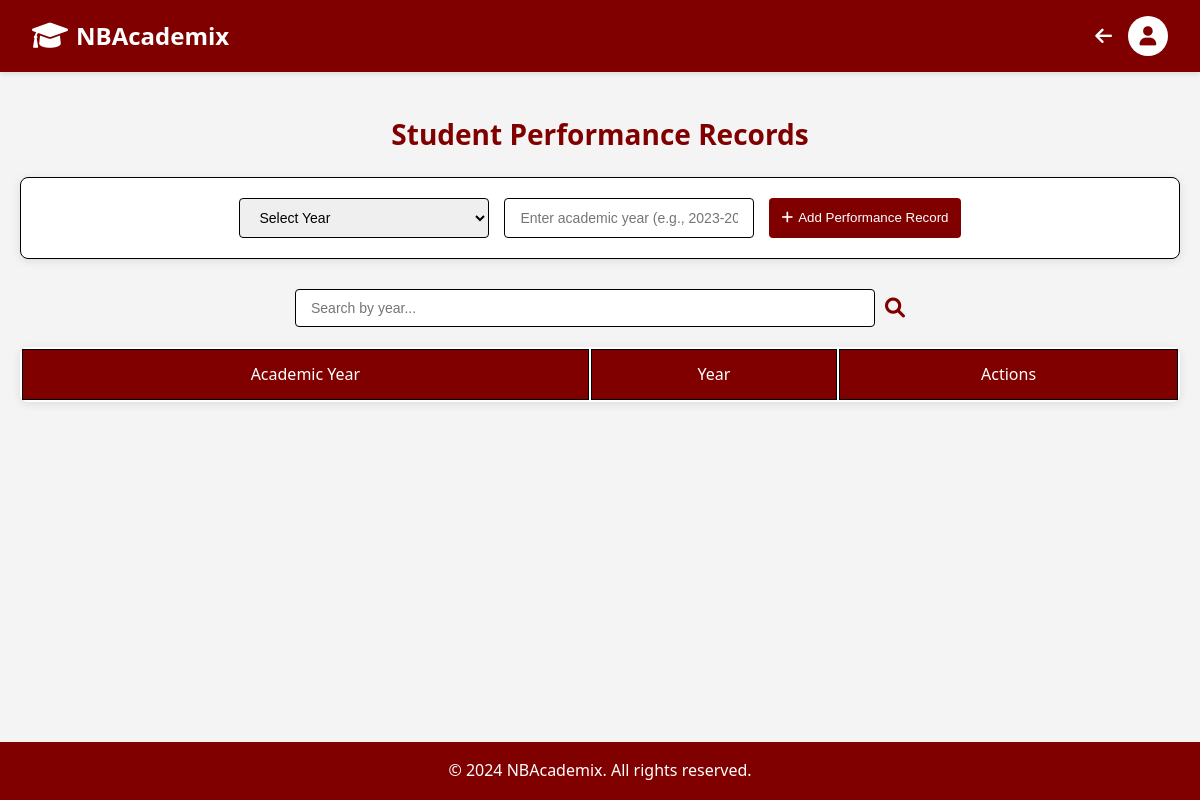
Before: /student-performance/ (signed in) with the older database file.
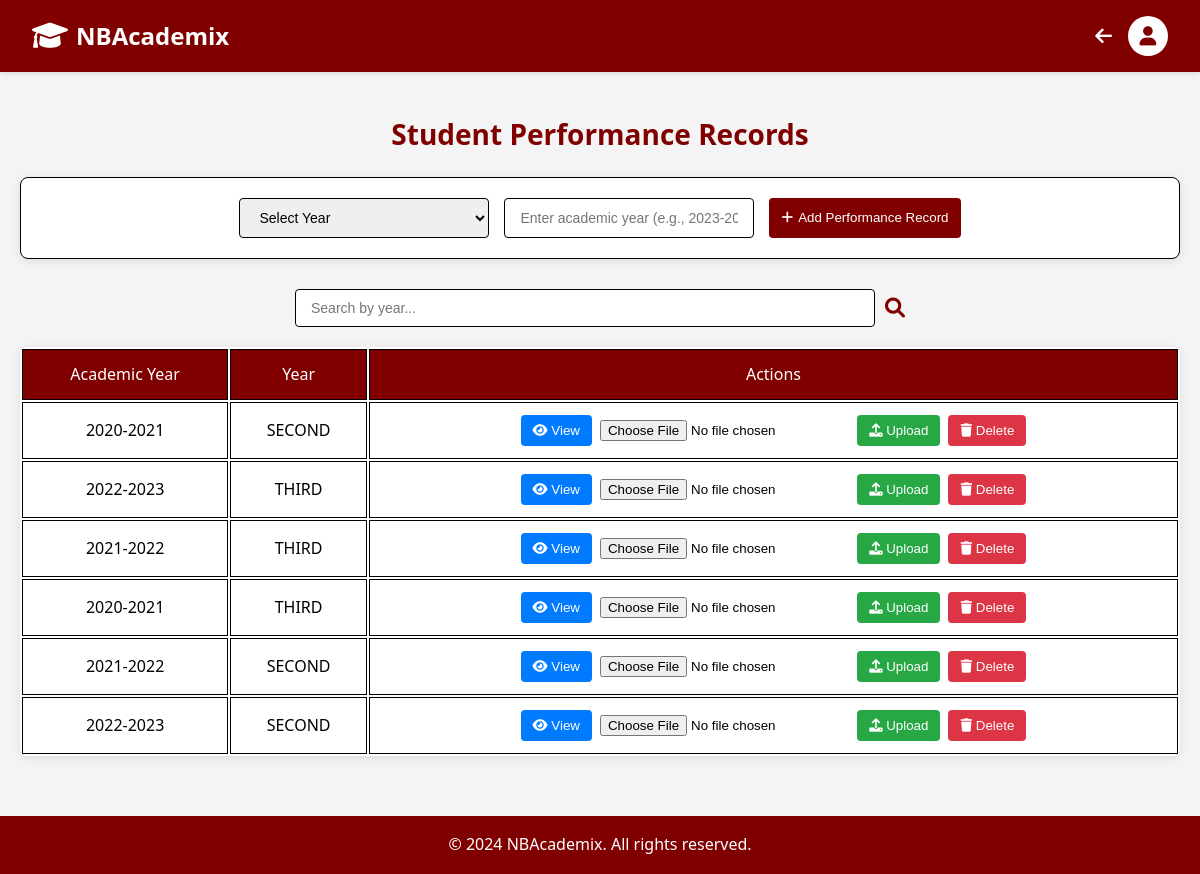
After: the same page with the newer database file.
### adminpage/models.py (models this page shows, shortened)
class StudentPerformance(models.Model):
    academic_year_in = models.CharField(max_length=50)  # e.g., FIRST, SECOND
    academic_year = models.CharField(max_length=20)  # e.g., 2023-2024
    created_at = models.DateTimeField(auto_now_add=True)
    class Meta:
        unique_together = ['academic_year_in', 'academic_year']

### adminpage/views.py (the view, shortened to what this page needs)
# urls.py: path('student-performance/', views.student_performance_view, name='student_performance'),
@login_required
def student_performance_view(request):
    performances = StudentPerformance.objects.all().order_by('-created_at')
    context = {
        'performances': performances,
    }
    return render(request, 'adminpage/student_performance.html', context)

### adminpage/templates/adminpage/student_performance.html (shortened to what this page needs)
{% extends 'adminpage/base.html' %}
{% block content %}
<div class="performance-container">
    <h2>Student Performance Records</h2>
    <div class="add-performance-section">
        <form method="post" action="" class="add-form">
            <div class="form-group">
                <select name="academic_year_in" required class="form-select">
                    <option value="" disabled selected>Select Year</option>
                </select>
                <input type="text" name="academic_year" placeholder="Enter academic year (e.g., 2023-2024)" required class="form-input">
                <button type="submit" class="btn add-btn">
                    <i class="fas fa-plus"></i> Add Performance Record
                </button>
            </div>
        </form>
    </div>
    <div class="search-container">
        <input type="text" id="searchInput" placeholder="Search by year..." class="search-input">
        <i class="fas fa-search search-icon"></i>
    </div>
    <div class="table-responsive">
        <table class="performance-table">
            <thead>
                <tr>
                    <th>Academic Year</th>
                    <th>Year</th>
                    <th>Actions</th>
                </tr>
            </thead>
            <tbody id="performanceTableBody">
                {% for performance in performances %}
                    <tr class="performance-row">
                        <td>{{ performance.academic_year }}</td>
                        <td>{{ performance.academic_year_in }}</td>
                        <td class="action-buttons">
                            <button type="button" class="btn view-btn" onclick="openModal('modal-{{ performance.id }}')">
                                <i class="fas fa-eye"></i> View
                            </button>
                            <form method="post" action="{% url 'upload_performance_file' performance.id %}" enctype="multipart/form-data" class="upload-form">
                                <input type="file" name="document" accept=".pdf,.doc,.docx,.xls,.xlsx" class="file-input" required>
                                <button type="submit" class="btn upload-btn">
                                    <i class="fas fa-upload"></i> Upload
                                </button>
                            </form>
                            <form method="post" action="{% url 'delete_performance' performance.id %}" class="delete-form" onsubmit="return confirm('Are you sure you want to delete this entire record? This will also delete all associated documents.');">
                                <button type="submit" class="btn delete-btn">
                                    <i class="fas fa-trash"></i> Delete
                                </button>
                            </form>
                        </td>
                    </tr>
                {% endfor %}
            </tbody>
        </table>
    </div>
</div>
{% endblock %}

### adminpage/templates/adminpage/base.html (shortened to what this page needs)
<!DOCTYPE html>
<html lang="en">
<head>
    <link rel="stylesheet" href="https://cdnjs.cloudflare.com/ajax/libs/font-awesome/6.0.0-beta3/css/all.min.css">
</head>
<body>
    <nav class="navbar">
        <a href="{% url 'homepage' %}" class="navbar-brand">
            <i class="fas fa-graduation-cap"></i>
            NBAcademix
        </a>
        <div class="navbar-right">
            {% if user.is_authenticated %}
            {% if request.resolver_match.url_name != 'homepage' %}
            <a href="{% url 'homepage' %}" class="back-arrow">
                <i class="fas fa-arrow-left"></i>
            </a>
            {% endif %}
            {% if request.resolver_match.url_name != 'landing_page' and request.resolver_match.url_name != 'signup' and request.resolver_match.url_name != 'profile' %}
                <div class="user-menu" id="userMenu">
                    <div class="user-icon" onclick="toggleDropdown()">
                        <i class="fas fa-user"></i>
                    </div>
                </div>
                {% endif %}
            {% endif %}
        </div>
    </nav>
    <div class="container">
        {% block content %}
        {% endblock %}
    </div>
    <footer class="footer">
        <p>&copy; 2024 NBAcademix. All rights reserved.</p>
    </footer>
</body>
</html>

### adminpage/templates/adminpage/base.html (style rules this page uses)
* { margin: 0; padding: 0; box-sizing: border-box; }
body { font-family: 'Segoe UI', Tahoma, Geneva, Verdana, sans-serif; background-color: #f4f4f4; line-height: 1.6; min-height: 100vh; display: flex; flex-direction: column; }
.navbar { background-color: #800000; padding: 1rem 2rem; box-shadow: 0 2px 5px rgba(0,0,0,0.1); display: flex; justify-content: space-between; align-items: center; position: sticky; top: 0; z-index: 1000; }
.navbar-brand { color: white; font-size: 1.5rem; font-weight: bold; text-decoration: none; transition: transform 0.3s ease; display: flex; align-items: center; gap: 0.5rem; }
.navbar-brand i { font-size: 1.8rem; }
.navbar-right { display: flex; align-items: center; gap: 1rem; }
.back-arrow { display: inline-flex; align-items: center; text-decoration: none; color: white; font-size: 1rem; gap: 0.5rem; transition: color 0.3s ease; }
.back-arrow i { font-size: 1.2rem; }
.user-menu { position: relative; display: flex; align-items: center; gap: 0.5rem; }
.user-icon { width: 40px; height: 40px; background-color: white; border-radius: 50%; display: flex; align-items: center; justify-content: center; color: #800000; font-size: 1.2rem; cursor: pointer; transition: all 0.3s ease; }
.footer { margin-top: auto; background-color: #800000; color: white; padding: 1rem; text-align: center; }

### adminpage/templates/adminpage/student_performance.html (style rules this page uses)
.performance-container { padding: 40px 20px; max-width: 1200px; margin: 0 auto; }
h2 { color: #800000; margin-bottom: 20px; text-align: center; font-size: 28px; }
.add-performance-section { background: #fff; padding: 20px; border-radius: 8px; box-shadow: 0 2px 10px rgba(0, 0, 0, 0.1); margin-bottom: 30px; border: 1px solid black; }
.form-group { display: flex; gap: 15px; flex-wrap: wrap; justify-content: center; align-items: center; }
.form-input, .form-select { padding: 10px 15px; border: 1px solid #ddd; border-radius: 4px; font-size: 14px; width: 250px; margin-bottom: 0; height: 40px; transition: border-color 0.3s; border: 1px solid black; }
.add-btn { padding: 10px 20px; background-color: #800000; color: white; border-radius: 4px; border: none; cursor: pointer; transition: background-color 0.3s; height: 40px; line-height: 20px; display: flex; align-items: center; gap: 5px; }
.search-container { display: flex; justify-content: center; align-items: center; margin-bottom: 20px; gap: 10px; }
.search-input { width: 50%; padding: 10px 15px; border: 1px solid black; border-radius: 4px; font-size: 14px; }
.search-icon { font-size: 20px; color: #800000; cursor: pointer; }
.table-responsive { margin-bottom: 20px; background: white; border-radius: 8px; box-shadow: 0 2px 10px rgba(0, 0, 0, 0.1); overflow-x: auto; }
.performance-table { width: 100%; }
.performance-table th, .performance-table td { padding: 12px; text-align: center; border: 1px solid black; vertical-align: middle; }
.performance-table th { background-color: #800000; color: white; font-weight: 500; }
.action-buttons { display: flex; flex-wrap: wrap; justify-content: center; gap: 8px; padding: 4px; min-height: 40px; align-items: center; }
.btn { border: none; padding: 8px 12px; border-radius: 4px; cursor: pointer; transition: background-color 0.3s ease; }
.view-btn { background-color: #007bff; color: white; }
.upload-btn { background-color: #28a745; color: white; }
.delete-btn { background-color: #dc3545; color: white; }

Changed rows visible on the page:
added StudentPerformance: academic_year "2020-2021", academic_year_in "SECOND"
added StudentPerformance: academic_year "2022-2023", academic_year_in "THIRD"
added StudentPerformance: academic_year "2021-2022", academic_year_in "THIRD"
added StudentPerformance: academic_year "2020-2021", academic_year_in "THIRD"
added StudentPerformance: academic_year "2021-2022", academic_year_in "SECOND"
added StudentPerformance: academic_year "2022-2023", academic_year_in "SECOND"
